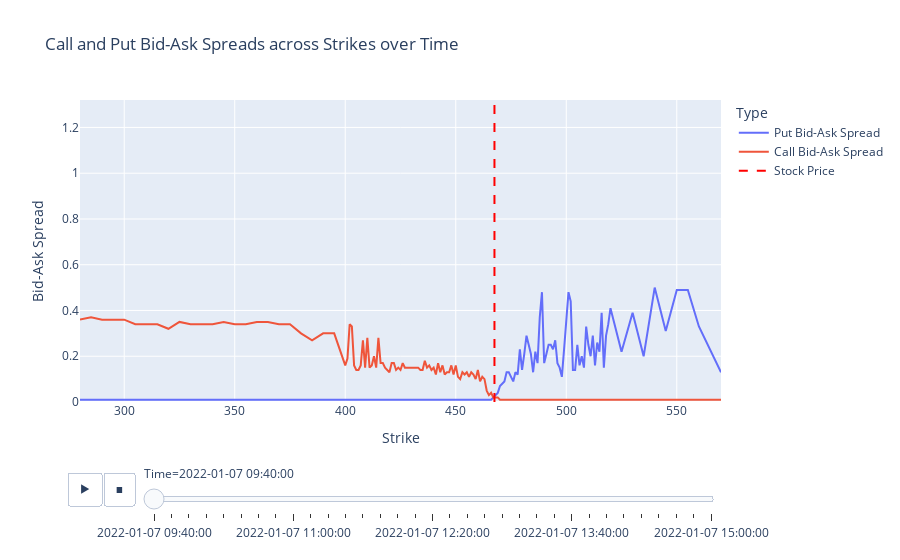

Source (notebook cell):
### Code cell
# prepare dataframe sorted by time so animation frames are chronological
df_anim = df_options.sort_values("time").copy()
df_anim["time_str"] = df_anim["time"].dt.strftime("%Y-%m-%d %H:%M:%S")

# Calculate bid-ask spreads
df_anim["callSpread"] = df_anim["callAskPrice"] - df_anim["callBidPrice"]
df_anim["putSpread"] = df_anim["putAskPrice"] - df_anim["putBidPrice"]

# Reshape data to have separate rows for call and put spreads
df_call = df_anim.copy()
df_call["spread"] = df_call["callSpread"]
df_call["type"] = "Call Bid-Ask Spread"

df_put = df_anim.copy()
df_put["spread"] = df_put["putSpread"]
df_put["type"] = "Put Bid-Ask Spread"

df_combined = pd.concat([df_call, df_put])

ymax = max(df_anim["callSpread"].max(), df_anim["putSpread"].max()) * 1.1

# Create a sorted list of unique times to ensure proper ordering
unique_times = df_anim.sort_values("time")["time_str"].unique()

fig = px.line(
    df_combined.sort_values("strike"),
    x="strike",
    y="spread",
    color="type",
    animation_frame="time_str",
    range_y=[0, ymax],
    labels={"spread": "Bid-Ask Spread", "strike": "Strike", "time_str": "Time", "type": "Type"},
    title="Call and Put Bid-Ask Spreads across Strikes over Time",
    category_orders={"time_str": list(unique_times)}  # Enforce chronological order
)

# Add vertical lines for stock price at each time point
for i, frame in enumerate(fig.frames):
    time_str = frame.name
    stock_price = df_anim[df_anim["time_str"] == time_str]["stockPrice"].iloc[0]
    
    # Add vertical line to each frame
    frame.data = frame.data + (go.Scatter(
        x=[stock_price, stock_price],
        y=[0, ymax],
        mode="lines",
        line=dict(color="red", width=2, dash="dash"),
        name="Stock Price",
        showlegend=(i == 0)  # Only show legend on first frame
    ),)

# Add vertical line to initial plot as well
stock_price_initial = df_anim[df_anim["time_str"] == unique_times[0]]["stockPrice"].iloc[0]
fig.add_trace(go.Scatter(
    x=[stock_price_initial, stock_price_initial],
    y=[0, ymax],
    mode="lines",
    line=dict(color="red", width=2, dash="dash"),
    name="Stock Price"
))

fig.update_layout(xaxis_title="Strike", yaxis_title="Bid-Ask Spread", transition={"duration": 300})
fig.show()

### Figure 1 — Plotly figure (JSON) as saved in the notebook; plotly's stock layout.template omitted (floating-point values rounded to 4 significant figures; data arrays with more than 128 entries replaced by an {"elided": "..."} marker saying what was removed)
{"data": [{"hovertemplate": "Type=Put Bid-Ask Spread<br>Time=2022-01-07 09:40:00<br>Strike=%{x}<br>Bid-Ask Spread=%{y}<extra></extra>", "legendgroup": "Put Bid-Ask Spread", "line": {"color": "#636efa", "dash": "solid"}, "marker": {"symbol": "circle"}, "mode": "lines", "name": "Put Bid-Ask Spread", "orientation": "v", "showlegend": true, "type": "scatter", "x": {"elided": "154 float values"}, "xaxis": "x", "y": {"elided": "154 float values"}, "yaxis": "y"}, {"hovertemplate": "Type=Call Bid-Ask Spread<br>Time=2022-01-07 09:40:00<br>Strike=%{x}<br>Bid-Ask Spread=%{y}<extra></extra>", "legendgroup": "Call Bid-Ask Spread", "line": {"color": "#EF553B", "dash": "solid"}, "marker": {"symbol": "circle"}, "mode": "lines", "name": "Call Bid-Ask Spread", "orientation": "v", "showlegend": true, "type": "scatter", "x": {"elided": "154 float values"}, "xaxis": "x", "y": {"elided": "154 float values"}, "yaxis": "y"}, {"line": {"color": "red", "dash": "dash", "width": 2}, "mode": "lines", "name": "Stock Price", "type": "scatter", "x": [467.5, 467.5], "y": [0, 1.32]}], "layout": {"legend": {"title": {"text": "Type"}, "tracegroupgap": 0}, "sliders": [{"active": 0, "currentvalue": {"prefix": "Time="}, "len": 0.9, "pad": {"b": 10, "t": 60}, "steps": [{"args": [["2022-01-07 09:40:00"], {"frame": {"duration": 0, "redraw": false}, "fromcurrent": true, "mode": "immediate", "transition": {"duration": 0, "easing": "linear"}}], "label": "2022-01-07 09:40:00", "method": "animate"}, {"args": [["2022-01-07 09:50:00"], {"frame": {"duration": 0, "redraw": false}, "fromcurrent": true, "mode": "immediate", "transition": {"duration": 0, "easing": "linear"}}], "label": "2022-01-07 09:50:00", "method": "animate"}, {"args": [["2022-01-07 10:00:00"], {"frame": {"duration": 0, "redraw": false}, "fromcurrent": true, "mode": "immediate", "transition": {"duration": 0, "easing": "linear"}}], "label": "2022-01-07 10:00:00", "method": "animate"}, {"args": [["2022-01-07 10:10:00"], {"frame": {"duration": 0, "redraw": false}, "fromcurrent": true, "mode": "immediate", "transition": {"duration": 0, "easing": "linear"}}], "label": "2022-01-07 10:10:00", "method": "animate"}, {"args": [["2022-01-07 10:20:00"], {"frame": {"duration": 0, "redraw": false}, "fromcurrent": true, "mode": "immediate", "transition": {"duration": 0, "easing": "linear"}}], "label": "2022-01-07 10:20:00", "method": "animate"}, {"args": [["2022-01-07 10:30:00"], {"frame": {"duration": 0, "redraw": false}, "fromcurrent": true, "mode": "immediate", "transition": {"duration": 0, "easing": "linear"}}], "label": "2022-01-07 10:30:00", "method": "animate"}, {"args": [["2022-01-07 10:40:00"], {"frame": {"duration": 0, "redraw": false}, "fromcurrent": true, "mode": "immediate", "transition": {"duration": 0, "easing": "linear"}}], "label": "2022-01-07 10:40:00", "method": "animate"}, {"args": [["2022-01-07 10:50:00"], {"frame": {"duration": 0, "redraw": false}, "fromcurrent": true, "mode": "immediate", "transition": {"duration": 0, "easing": "linear"}}], "label": "2022-01-07 10:50:00", "method": "animate"}, {"args": [["2022-01-07 11:00:00"], {"frame": {"duration": 0, "redraw": false}, "fromcurrent": true, "mode": "immediate", "transition": {"duration": 0, "easing": "linear"}}], "label": "2022-01-07 11:00:00", "method": "animate"}, {"args": [["2022-01-07 11:10:00"], {"frame": {"duration": 0, "redraw": false}, "fromcurrent": true, "mode": "immediate", "transition": {"duration": 0, "easing": "linear"}}], "label": "2022-01-07 11:10:00", "method": "animate"}, {"args": [["2022-01-07 11:20:00"], {"frame": {"duration": 0, "redraw": false}, "fromcurrent": true, "mode": "immediate", "transition": {"duration": 0, "easing": "linear"}}], "label": "2022-01-07 11:20:00", "method": "animate"}, {"args": [["2022-01-07 11:30:00"], {"frame": {"duration": 0, "redraw": false}, "fromcurrent": true, "mode": "immediate", "transition": {"duration": 0, "easing": "linear"}}], "label": "2022-01-07 11:30:00", "method": "animate"}, {"args": [["2022-01-07 11:40:00"], {"frame": {"duration": 0, "redraw": false}, "fromcurrent": true, "mode": "immediate", "transition": {"duration": 0, "easing": "linear"}}], "label": "2022-01-07 11:40:00", "method": "animate"}, {"args": [["2022-01-07 11:50:00"], {"frame": {"duration": 0, "redraw": false}, "fromcurrent": true, "mode": "immediate", "transition": {"duration": 0, "easing": "linear"}}], "label": "2022-01-07 11:50:00", "method": "animate"}, {"args": [["2022-01-07 12:00:00"], {"frame": {"duration": 0, "redraw": false}, "fromcurrent": true, "mode": "immediate", "transition": {"duration": 0, "easing": "linear"}}], "label": "2022-01-07 12:00:00", "method": "animate"}, {"args": [["2022-01-07 12:10:00"], {"frame": {"duration": 0, "redraw": false}, "fromcurrent": true, "mode": "immediate", "transition": {"duration": 0, "easing": "linear"}}], "label": "2022-01-07 12:10:00", "method": "animate"}, {"args": [["2022-01-07 12:20:00"], {"frame": {"duration": 0, "redraw": false}, "fromcurrent": true, "mode": "immediate", "transition": {"duration": 0, "easing": "linear"}}], "label": "2022-01-07 12:20:00", "method": "animate"}, {"args": [["2022-01-07 12:30:00"], {"frame": {"duration": 0, "redraw": false}, "fromcurrent": true, "mode": "immediate", "transition": {"duration": 0, "easing": "linear"}}], "label": "2022-01-07 12:30:00", "method": "animate"}, {"args": [["2022-01-07 12:40:00"], {"frame": {"duration": 0, "redraw": false}, "fromcurrent": true, "mode": "immediate", "transition": {"duration": 0, "easing": "linear"}}], "label": "2022-01-07 12:40:00", "method": "animate"}, {"args": [["2022-01-07 12:50:00"], {"frame": {"duration": 0, "redraw": false}, "fromcurrent": true, "mode": "immediate", "transition": {"duration": 0, "easing": "linear"}}], "label": "2022-01-07 12:50:00", "method": "animate"}, {"args": [["2022-01-07 13:00:00"], {"frame": {"duration": 0, "redraw": false}, "fromcurrent": true, "mode": "immediate", "transition": {"duration": 0, "easing": "linear"}}], "label": "2022-01-07 13:00:00", "method": "animate"}, {"args": [["2022-01-07 13:10:00"], {"frame": {"duration": 0, "redraw": false}, "fromcurrent": true, "mode": "immediate", "transition": {"duration": 0, "easing": "linear"}}], "label": "2022-01-07 13:10:00", "method": "animate"}, {"args": [["2022-01-07 13:20:00"], {"frame": {"duration": 0, "redraw": false}, "fromcurrent": true, "mode": "immediate", "transition": {"duration": 0, "easing": "linear"}}], "label": "2022-01-07 13:20:00", "method": "animate"}, {"args": [["2022-01-07 13:30:00"], {"frame": {"duration": 0, "redraw": false}, "fromcurrent": true, "mode": "immediate", "transition": {"duration": 0, "easing": "linear"}}], "label": "2022-01-07 13:30:00", "method": "animate"}, {"args": [["2022-01-07 13:40:00"], {"frame": {"duration": 0, "redraw": false}, "fromcurrent": true, "mode": "immediate", "transition": {"duration": 0, "easing": "linear"}}], "label": "2022-01-07 13:40:00", "method": "animate"}, {"args": [["2022-01-07 13:50:00"], {"frame": {"duration": 0, "redraw": false}, "fromcurrent": true, "mode": "immediate", "transition": {"duration": 0, "easing": "linear"}}], "label": "2022-01-07 13:50:00", "method": "animate"}, {"args": [["2022-01-07 14:00:00"], {"frame": {"duration": 0, "redraw": false}, "fromcurrent": true, "mode": "immediate", "transition": {"duration": 0, "easing": "linear"}}], "label": "2022-01-07 14:00:00", "method": "animate"}, {"args": [["2022-01-07 14:10:00"], {"frame": {"duration": 0, "redraw": false}, "fromcurrent": true, "mode": "immediate", "transition": {"duration": 0, "easing": "linear"}}], "label": "2022-01-07 14:10:00", "method": "animate"}, {"args": [["2022-01-07 14:20:00"], {"frame": {"duration": 0, "redraw": false}, "fromcurrent": true, "mode": "immediate", "transition": {"duration": 0, "easing": "linear"}}], "label": "2022-01-07 14:20:00", "method": "animate"}, {"args": [["2022-01-07 14:30:00"], {"frame": {"duration": 0, "redraw": false}, "fromcurrent": true, "mode": "immediate", "transition": {"duration": 0, "easing": "linear"}}], "label": "2022-01-07 14:30:00", "method": "animate"}, {"args": [["2022-01-07 14:40:00"], {"frame": {"duration": 0, "redraw": false}, "fromcurrent": true, "mode": "immediate", "transition": {"duration": 0, "easing": "linear"}}], "label": "2022-01-07 14:40:00", "method": "animate"}, {"args": [["2022-01-07 14:50:00"], {"frame": {"duration": 0, "redraw": false}, "fromcurrent": true, "mode": "immediate", "transition": {"duration": 0, "easing": "linear"}}], "label": "2022-01-07 14:50:00", "method": "animate"}, {"args": [["2022-01-07 15:00:00"], {"frame": {"duration": 0, "redraw": false}, "fromcurrent": true, "mode": "immediate", "transition": {"duration": 0, "easing": "linear"}}], "label": "2022-01-07 15:00:00", "method": "animate"}], "x": 0.1, "xanchor": "left", "y": 0, "yanchor": "top"}], "title": {"text": "Call and Put Bid-Ask Spreads across Strikes over Time"}, "transition": {"duration": 300}, "updatemenus": [{"buttons": [{"args": [null, {"frame": {"duration": 500, "redraw": false}, "fromcurrent": true, "mode": "immediate", "transition": {"duration": 500, "easing": "linear"}}], "label": "&#9654;", "method": "animate"}, {"args": [[null], {"frame": {"duration": 0, "redraw": false}, "fromcurrent": true, "mode": "immediate", "transition": {"duration": 0, "easing": "linear"}}], "label": "&#9724;", "method": "animate"}], "direction": "left", "pad": {"r": 10, "t": 70}, "showactive": false, "type": "buttons", "x": 0.1, "xanchor": "right", "y": 0, "yanchor": "top"}], "xaxis": {"anchor": "y", "domain": [0, 1], "title": {"text": "Strike"}}, "yaxis": {"anchor": "x", "domain": [0, 1], "range": [0, 1.32], "title": {"text": "Bid-Ask Spread"}}}}
